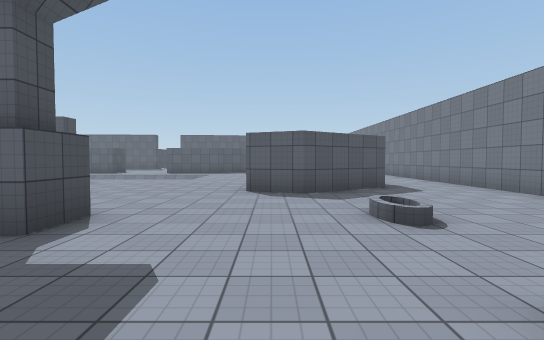
View 1 (above)

23 first-person views from a walk through a scene from a Unity 3-D project. The camera is 1.4 m above the floor, tilts 2° down and sees 85° across. The floor is counted in squares, 2 m on a side. Each view is taken from the middle of a square. On the plan, view 1 faces up. The plan holds only what a view shows up to about 10 squares ahead; the rest is blank. The place goes on beyond the plan. Surface patterns are stand-ins for the level's own textures.

View 2
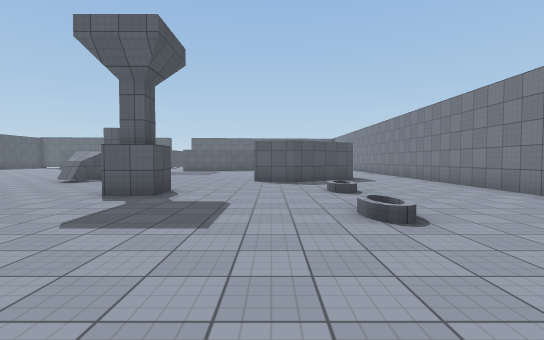

View 3
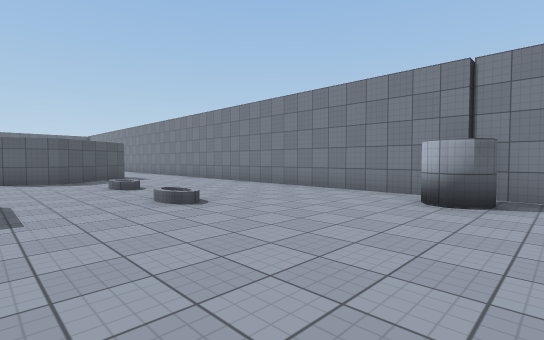

View 4
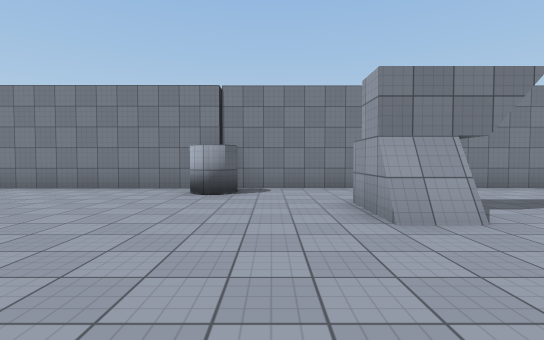

View 5
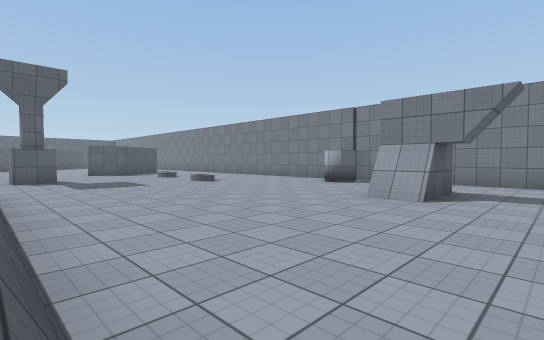

View 6
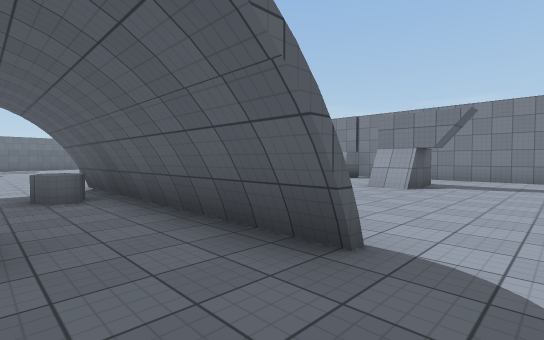

View 7
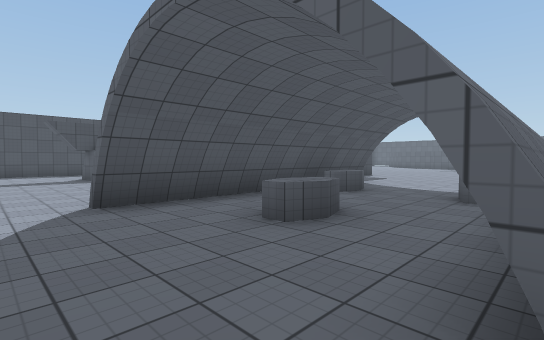

View 8
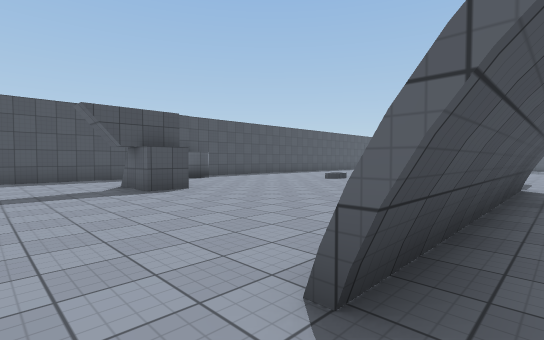

View 9
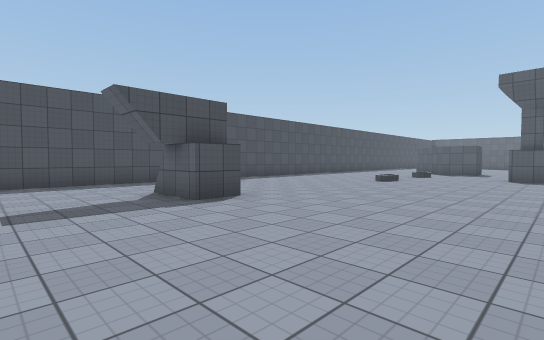

View 10
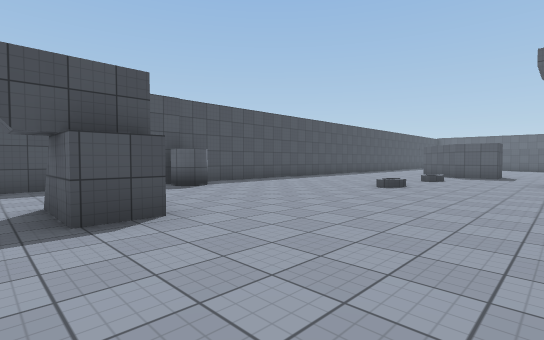

View 11
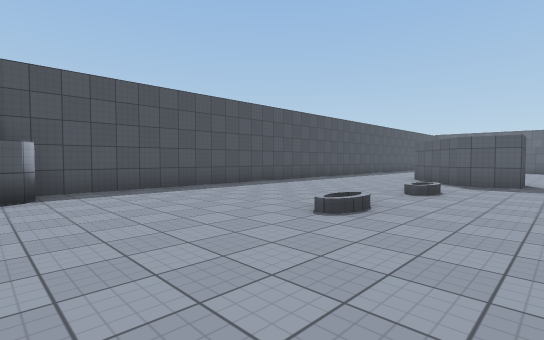

View 12
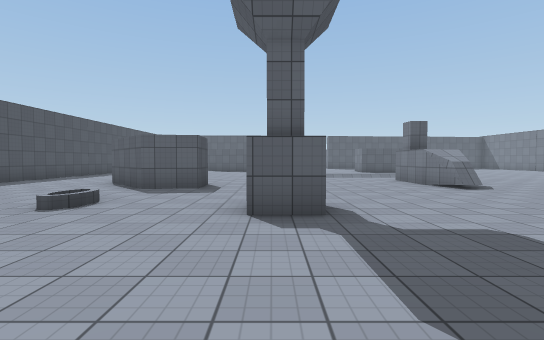

View 13
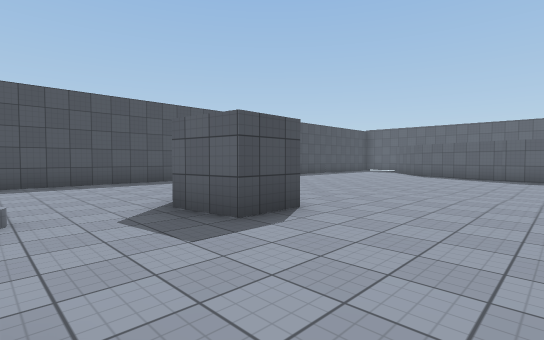

View 14
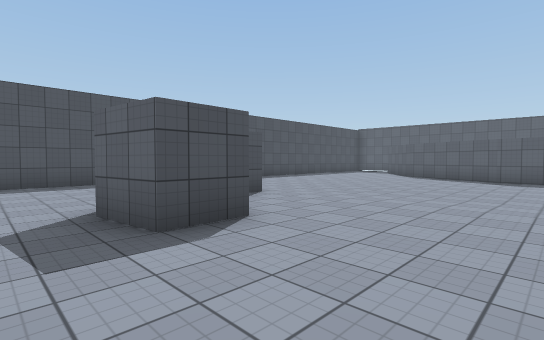

View 15
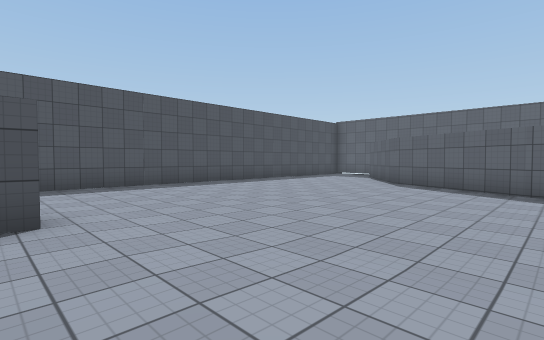

View 16
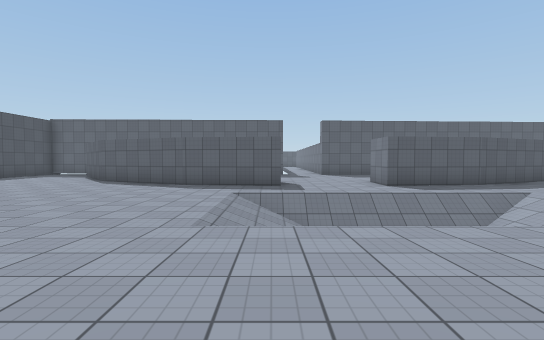

View 17
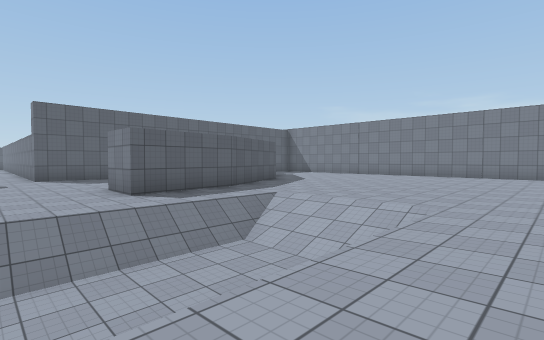

View 18
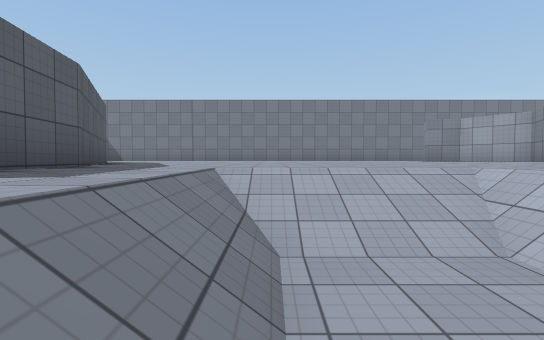

View 19
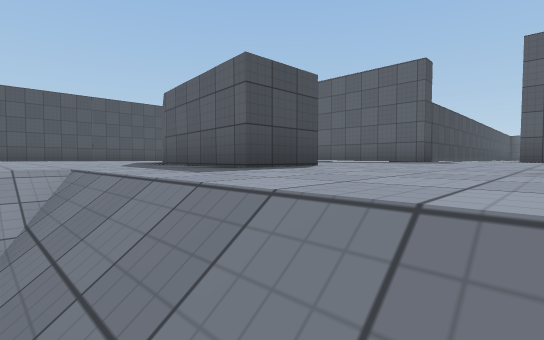

View 20
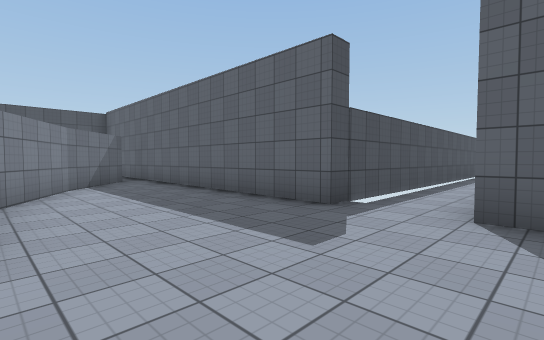

View 21
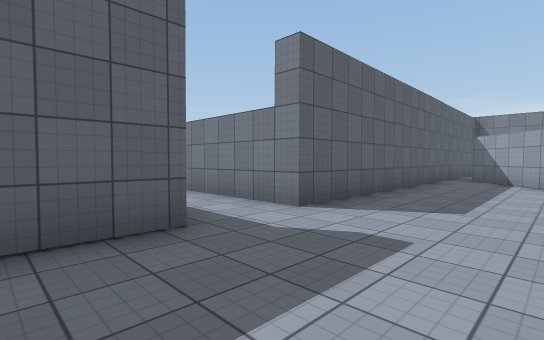

View 22
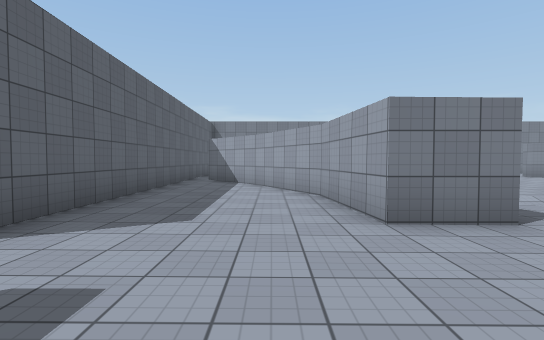

View 23
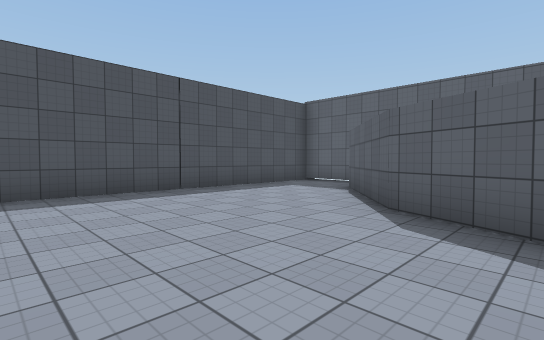

### Floor plan
Key: @ floor where view 1 was taken; # wall or solid block; . main floor; - floor 1.5 m lower than the main floor; / step, stairs or slope; ^ raised ledge.
Columns run from 20 left of view 1 to 6 right of it. Each row starts with its distance up from view 1.
 23            #..#
 22 ############..########
 21 #...#................#
 20 #...##..............##
 19 #....###...........##
 18 #.....###  .....#####
 17 #.......####...####..
 16 #.................... .
 15 #......................
 14 #.........////////.....
 13 #.........//----//......
 12 #.........// /////.......
 11 #.........................#
 10 #..................... ...#
  9 #....#........#.....   #..#
  8 #....#........#.....  ##..#
  7 #....###......#.....###...#
  6 #.........................#
  5 #.........................#
  4 #...../...................#
  3 #...../..#.......#........#
  2 #.........................#
  1 #.........................#
  0 #...................@.....#
 -1 #..........#....#.........#
 -2 #..........#....#.........#
 -3 ###........#^..^#.......###
 -4   .........#....#.........#
 -5 #.  .......#....#.........#
 -6 #...##.....#..^.#.....#...#
 -7 #..........#....#.........#
 -8 #.........................#
 -9 #.........................#

Where each view was taken, in squares from view 1:
view 1: 0 up, 0 right, facing up
view 2: 3 down, 0 right, facing up
view 3: 4 down, 1 left, facing up-right
view 4: 4 down, 2 left, facing right
view 5: 8 down, 4 left, facing up-right
view 6: 9 down, 6 left, facing up-right
view 7: 9 down, 4 left, facing up-left
view 8: 9 down, 8 left, facing up-left
view 9: 9 down, 10 left, facing up-left
view 10: 7 down, 11 left, facing up-left
view 11: 3 down, 12 left, facing up-left
view 12: 1 down, 11 left, facing up
view 13: 4 up, 10 left, facing up-left
view 14: 5 up, 10 left, facing up-left
view 15: 9 up, 11 left, facing up-left
view 16: 8 up, 9 left, facing up
view 17: 10 up, 8 left, facing up-right
view 18: 14 up, 7 left, facing right
view 19: 14 up, 6 left, facing up-left
view 20: 18 up, 6 left, facing up-left
view 21: 19 up, 10 left, facing up-right
view 22: 19 up, 9 left, facing right
view 23: 14 up, 13 left, facing up-left
